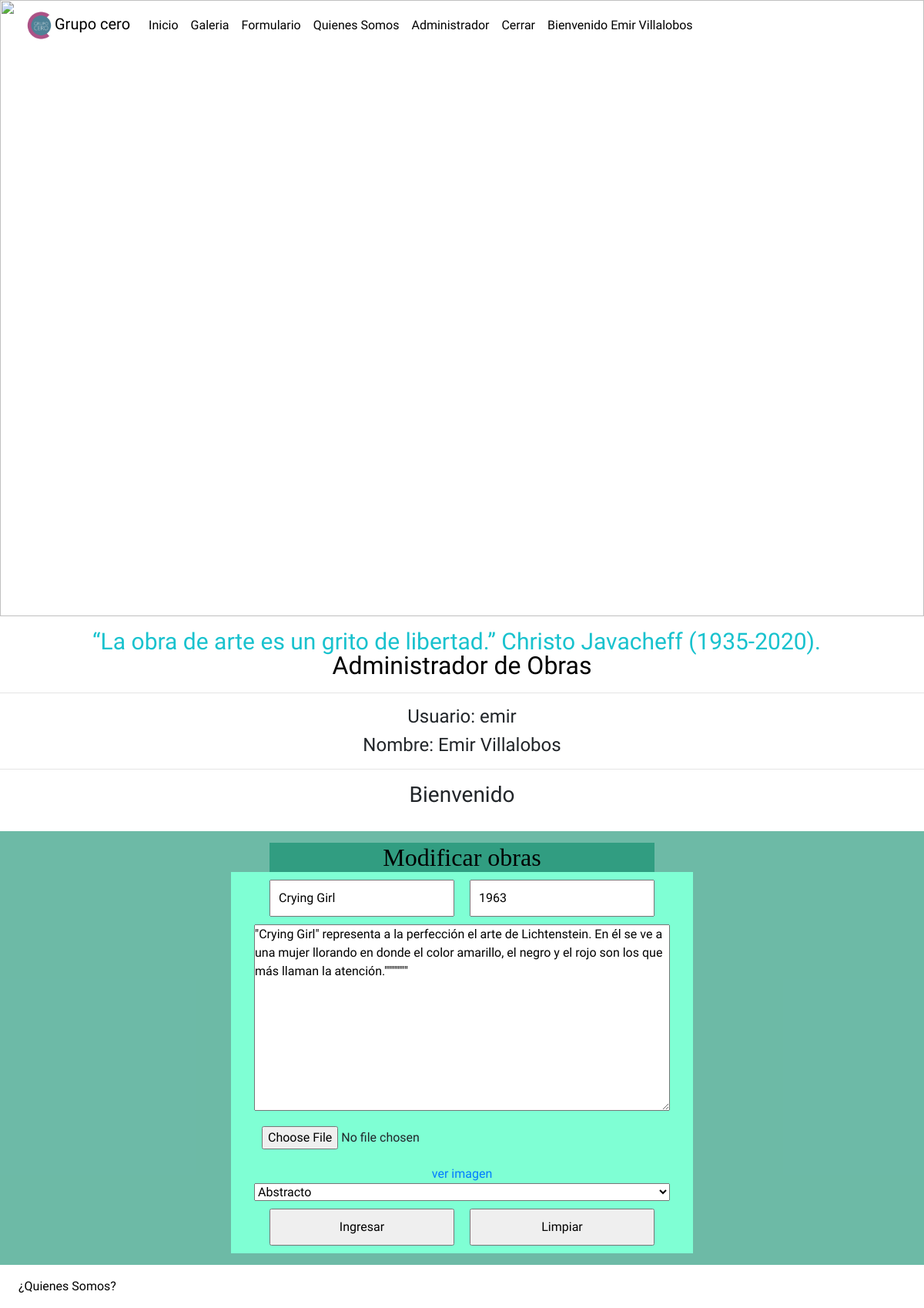
The page /modificar/1/ (signed in) on the database its author committed.
### webGrupoCero/models.py (models this page shows, shortened)
class Obra(models.Model):
    idObra = models.AutoField(primary_key=True)
    nombre=models.CharField(max_length=45)
    creacion=models.IntegerField()
    descripcion=models.TextField()
    foto = models.ImageField(upload_to='foto',null=True)
    publicar=models.BooleanField(default=False)
    comentario=models.TextField(default='--')
    usuario=models.ForeignKey(User,on_delete=models.CASCADE,null=True)
    categoria=models.ForeignKey(Categoria,on_delete=models.CASCADE)

### webGrupoCero/views.py (the view)
# urls.py: path('modificar/<id>/',login_required(permission_required(['webGrupoCero.change_obra'], login_url='/login/')(modificar)),name='MOD'),
def modificar(request,id):
    obra= Obra.objects.get(idObra=id)
    cate = Categoria.objects.all()
    data={'obra':obra, 'categorias': cate}
    return render(request,"modificar.html",data)

### webGrupoCero/templates/modificar.html (shortened to what this page needs)
{% extends "base.html" %}
{% load static %}
        {% block contenidos %}
        <section id="banner">
            <img src="{% static 'img/Nighthawks_by_Edward_Hopper_1942.jpg' %}" alt="">
            <div class="contenedor">
                <h2>“La obra de arte es un grito de libertad.” Christo Javacheff (1935-2020).</h2>
            </div>
        </section>
        <section id="bienvenido">
            <h2>Administrador de Obras</h2>
            <hr>
            <h4>Usuario: {{user.username}} </h4>
            <h4>Nombre: {{user.first_name}} {{user.last_name}} </h4>
            <hr>
            <h3>Bienvenido</h3>
        </section>
        <section id="formulario">
            <h2>Modificar obras</h2>
            <form action="{% url 'MO' %}" method="post" enctype="multipart/form-data">
                <div class="controles">
                    <input type="text" class="col-peque" name="txtNombre" id="txtNombre" value="{{obra.nombre}}">
                    <input type="text" class="col-peque" name="txtCreacion" id="txtCreacion" value="{{obra.creacion}}">
                    <textarea class="col-gra" name="txtDesc" id="txtDesc" cols="30" rows="10">{{obra.descripcion}}"</textarea>
                    <input type="file" name="txtImg" id="txtImg" class="col-gra">
                    <a href="{{obra.foto.url}}">ver imagen</a>
                    <select name="cboCategoria" id="cbCategoria" class="col-gra">
                        {% for item in categorias %}
                            {% if item.nombre == item.categoria.nombre %}
                                <option select value="{{ item.nombre }}">{{ item.nombre }}</option>
                            {% else %}
                                <option value="{{ item.nombre }}">{{ item.nombre }}</option>
                            {% endif %}
                        {% endfor %}
                    </select>
                    <input type="submit" class="col-peque" value="Ingresar">
                    <input type="reset" class="col-peque" value="Limpiar">
                </div>
            </form>
        </section>
        {% endblock contenidos %}

### webGrupoCero/templates/base.html (shortened to what this page needs)
{% load static %}
<!DOCTYPE html>
<html lang="en">
<head>
    <link rel="stylesheet" href="{% static 'css/fontello.css' %}">
    <link rel="stylesheet" href="{% static 'css/estilos.css' %}">
    <link rel="stylesheet" href="https://cdn.jsdelivr.net/npm/bootstrap@4.6.2/dist/css/bootstrap.min.css">
    <link rel="stylesheet" href="{% static 'css/lightbox.min.css' %}">
</head>
<body>
    <header>
        <nav class="navbar navbar-expand-lg bg-body-tertiary">
            <div class="container-fluid">
                <a class="navbar-brand" href="#"><img src="{% static 'img/grupo cero.png' %}" style="width:40px;" padding="10px"
                        alt="">Grupo cero</a>
                <div class="collapse navbar-collapse" id="navbarSupportedContent">
                    <ul class="navbar-nav me-auto mb-2 mb-lg-0">
                        <li class="nav-item">
                            <a class="nav-link active" aria-current="page" href="{% url 'ind' %}">Inicio</a>
                        </li>
                        <li class="nav-item">
                            <a class="nav-link" href="{% url 'gal' %}">Galeria</a>
                        </li>
                        <li class="nav-item">
                            <a class="nav-link" href="{% url 'for' %}">Formulario</a>
                        </li>
                        <li class="nav-item">
                            <a class="nav-link" href="{% url 'qui' %}">Quienes Somos</a>
                        </li>
                        {% if user.is_authenticated %}
                                <a class="nav-link" href="{% url 'ADMIN_OBR' %}">Administrador</a>
                            <li class="nav-item">
                                <a class="nav-link" href="{% url 'LOGOUT' %}">Cerrar</a>
                            </li>
                            <li class="nav-item">
                                <a href="" class="nav-link">Bienvenido {{user.first_name}} {{user.last_name}}</a>
                            </li>
                        {% endif %}
                    </ul>
                </div>
            </div>
        </nav>
    </header>
    <main>
        {% block contenidos %}
        {% endblock contenidos %}
    </main>
    <footer>
        <nav class="navbar navbar-expand-lg bg-body-tertiary">
            <div class="collapse navbar-collapse" id="navbarSupportedContent">
                <ul class="navbar-nav me-auto mb-2 mb-lg-0">
                    <li class="nav-item">
                        <a class="nav-link active" aria-current="page" href="{% url 'qui' %}">¿Quienes Somos?</a>
                    </li>
                </ul>
            </div>
        </nav>
    </footer>
</body>
</html>

### webGrupoCero/static/css/estilos.css (style rules this page uses)
* { margin: 0; padding: 0; font-family: 'Martel', serif; }
header { position: fixed; top: 0; left: 0; z-index: 1000; }

### webGrupoCero/static/css/formulario.css (style rules this page uses)
#formulario { background-color: rgba(7, 138, 105, 0.589); padding: 15px; }
#formulario h2 { background-color: rgba(7, 138, 105, 0.589); font-family: cursive; color: rgb(0, 0, 0); width: 90%; margin: auto; text-align: center; max-width: 500px; }
.controles { background-color: aquamarine; width: 90%; margin: auto; max-width: 600px; display: flex; flex-wrap: wrap; justify-content: center; }
#formulario input { padding: 10px; margin: 10px; }
.col-peque { width: 40%; }
.col-gra { width: 90%; }

### webGrupoCero/static/css/banner.css (style rules this page uses)
#banner img { width: 100%; height: 800px; }
#banner .contenedor { position: absolute; top: 48%; left: 10%; color: rgb(25, 194, 206); }
#banner .contenedor h2 { font-size: 30px; }

### webGrupoCero/static/css/bienvenido.css (style rules this page uses)
#bienvenido { font-family: cursive; text-align: center; margin-top: 45px; margin-bottom: 30px; }
#bienvenido h2 { color: rgb(0, 0, 0); }

### webGrupoCero/static/css/menu.css (style rules this page uses)
nav a { color:rgb(0, 0, 0); }

### webGrupoCero/static/css/login.css (style rules this page uses)
.controles { background-color: aquamarine; width: 90%; margin: auto; max-width: 600px; display: flex; flex-wrap: wrap; justify-content: center; }
.col-peque { width: 40%; }
.col-gra { width: 90%; }

### rows shown on the page
Obra: txtNombre "Crying Girl", txtCreacion "1963", txtDesc "\"Crying Girl\" representa a la perfección el arte de Lichtenstein. En él se ve a una mujer llorando en donde el color amarillo, el negro y el rojo son los que más llaman la atención.\"\"\"\"\"\"\""

### other values the page prints
{{ user.first_name }} "Emir"
{{ user.last_name }} "Villalobos"
{{ user.username }} "emir"
form field cboCategoria "Abstracto"
